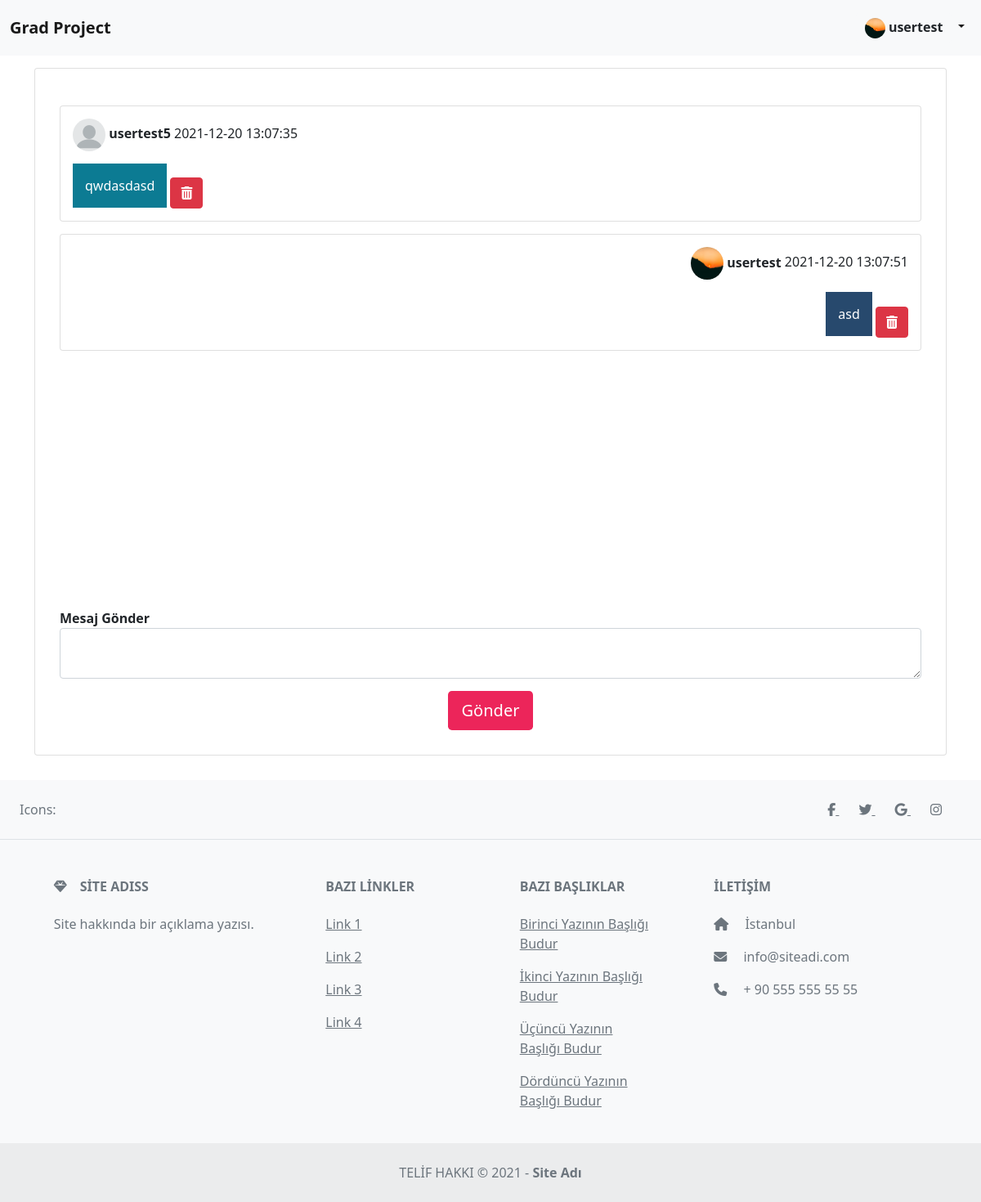
Screenshot of /conversation?with=usertest5 (signed in) with the database file from the repository.
### tables this page shows
CREATE TABLE `users` (
  `id` int(11) NOT NULL,
  `username` varchar(16) NOT NULL,
  `email` varchar(90) NOT NULL,
  `password` varchar(256) NOT NULL,
  `created_at` datetime NOT NULL DEFAULT current_timestamp(),
  `profile_photo` varchar(64) NOT NULL DEFAULT 'profile_default.png',
  `biography` varchar(180) NOT NULL DEFAULT ''
);

CREATE TABLE `messages` (
  `id` int(11) NOT NULL,
  `message_detail` text NOT NULL,
  `message_getter` varchar(16) NOT NULL,
  `message_sender` varchar(16) NOT NULL,
  `message_time` datetime NOT NULL DEFAULT current_timestamp(),
  `delete_key` int(11) NOT NULL,
  `unique_name` varchar(40) NOT NULL
);

### conversation.php (the view, shortened to what this page needs)
<?php
$conversationWith = $_GET["with"];
require_once("includes/header.php");
$sessionID = $_SESSION["id"];
$queryUserInfo = $pdo->prepare("SELECT * FROM users WHERE id = '$sessionID'");
$queryUserInfo->execute();
$getUserInfo = $queryUserInfo->fetch(PDO::FETCH_ASSOC);
$myUsername = $getUserInfo["username"];
$queryMessages = $pdo->prepare(
    "SELECT users.username, users.profile_photo, messages.*
    FROM messages
    INNER JOIN users
    ON messages.message_sender = users.username
    WHERE ((messages.message_sender = '$myUsername' AND messages.message_getter = '$conversationWith')
    OR (messages.message_sender = '$conversationWith' AND messages.message_getter = '$myUsername'))
    AND messages.delete_key = '$sessionID'
    ORDER BY messages.id ASC"
);
$queryMessages->execute();
?>
<div class="container">
    <section class="padding-15 margin-top-15 card">
        <section class="conversation-area padding-15">
        <?php while ($getMessages = $queryMessages->fetch(PDO::FETCH_ASSOC)) { ?>
            <section class="margin-top-15 card padding-15">
                <div class="<?php ($getMessages['message_sender'] == $myUsername) ? print('text-on-right') : print('text-on-left') ?>">
                    <span><img class="image-message-sender" src="/<?php echo $projectName; ?>/assets/img/profile_photos/<?php echo $getMessages['profile_photo']; ?>" /> <b><?php echo $getMessages['message_sender']; ?></b></span>
                    <span><?php echo $getMessages['message_time']; ?></span>
                </div>
                <div class="<?php ($getMessages['message_sender'] == $myUsername) ? print('text-on-right') : print('text-on-left') ?>">
                    <div class="<?php ($getMessages['message_sender'] == $myUsername) ? print('message-box-1') : print('message-box-2') ?> padding-15 margin-top-15">
                        <?php echo $getMessages['message_detail']; ?>
                    </div>
                    <button type="button" class="btn btn-danger margin-top-15" data-bs-toggle="modal" data-bs-target="#deleteMessage<?php echo $getMessages['id']; ?>">
                        <i class="fas fa-trash-alt"></i>
                    </button>
                </div>
            </section>
        <?php } ?>
        </section>
        <section class="padding-15 margin-top-30">
            <form action="/<?php echo $projectName; ?>/includes/send-message.php" method="post">
                <div class="form-group">
                <label for="message"><b>Mesaj Gönder</b></label>
                <textarea class="form-control" id="message" name="message_detail" rows="2"></textarea>
                </div>
                <div class="text-center margin-top-15">
                    <button type="submit" name="send_message" class="btn btn-lg button-color1">Gönder</button>
                </div>
            </form>
        </section>
    </section>
</div>
<?php require_once("includes/footer.php"); ?>

### includes/header.php (shortened to what this page needs)
<?php
$projectName = "grad-project";
require_once("config.php");
if (isset($_SESSION["loggedin"]) && $_SESSION["loggedin"] === true) {
    $loggedUserID = $_SESSION["id"];
    $queryUserInfo = $pdo->prepare("SELECT * FROM users WHERE id = $loggedUserID");
    $queryUserInfo->execute();
    $getUserInfo = $queryUserInfo->fetch(PDO::FETCH_ASSOC);
}
?>
<!DOCTYPE html>
<html lang="tr">
<head>
    <link href="https://cdn.jsdelivr.net/npm/bootstrap@5.0.2/dist/css/bootstrap.min.css" rel="stylesheet" />
    <link href="/<?php echo $projectName; ?>/assets/css/layout.css" rel="stylesheet" />
    <link href="/<?php echo $projectName; ?>/assets/css/fonts.css" rel="stylesheet" />
    <link href="/<?php echo $projectName; ?>/assets/css/colors.css" rel="stylesheet" />
    <link href="/<?php echo $projectName; ?>/assets/css/images.css" rel="stylesheet" />
</head>
<body>
    <header>
        <nav class="navbar navbar-expand-lg navbar-light bg-light">
            <div class="container-fluid">
                <a class="navbar-brand" href="/<?php echo $projectName; ?>/anasayfa"><b>Grad Project</b></a>
                <div class="collapse navbar-collapse" id="navbarToggler">
                    <ul class="navbar-nav ms-auto">
                    <?php if (isset($_SESSION["loggedin"]) && $_SESSION["loggedin"] === true) { ?>
                        <li class="nav-item dropdown">
                            <a class="nav-link active dropdown-toggle" href="#" id="navbarDarkDropdownMenuLink" role="button" data-bs-toggle="dropdown" aria-expanded="false">
                                <span class="badge bg-light text-dark font-16">
                                    <img
                                        style="border-radius: 100%;"
                                        src="/<?php echo $projectName; ?>/assets/img/profile_photos/<?php echo $getUserInfo["profile_photo"]; ?>"
                                        width="25px" height="25px" />
                                    <?php echo $getUserInfo["username"]; ?>
                                </span>
                            </a>
                        </li>
                    <?php } ?>
                    </ul>
                </div>
            </div>
        </nav>
    </header>

### assets/css/layout.css (style rules this page uses)
body, html { height: 100%; max-width: 100%; overflow-x: hidden; }
.margin-top-15 { margin-top: 15px; }
.margin-top-30 { margin-top: 30px; }
.padding-15 { padding: 15px; }
.message-box-1 { display: inline-block; background-color: #27496D; color: white; }
.message-box-2 { display: inline-block; background-color:#0C7B93; color: white; }
.conversation-area { overflow: scroll; height: 600px; }

### assets/css/colors.css (style rules this page uses)
.button-color1 { background-color: #EC255A; color: white; }

### assets/css/images.css (style rules this page uses)
.image-message-sender { width: 40px; height: 40px; border-radius: 100%; }

### rows the page displays
users: profile_photo (picture), username "usertest"
messages: users.profile_photo (placeholder picture), message_sender "usertest5", message_time "2021-12-20 13:07:35", message_detail "qwdasdasd"
messages: users.profile_photo (picture), message_sender "usertest", message_time "2021-12-20 13:07:51", message_detail "asd"
